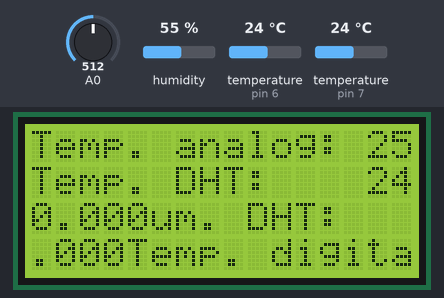
Bench run of a program on a simulated Arduino Uno, built with avr-gcc and run on an emulated ATmega328P. Shown: 16×4 character LCD. The test bench sets the inputs (shaded band); at power-on: temperature (sensors on pin 7, pin 6) 24 °C, A0 = 512, humidity 55 %.

Above: at 1.9 s.
2.0 s: temperature (sensor on pin 7) set to 12 °C
At 4.6 s:
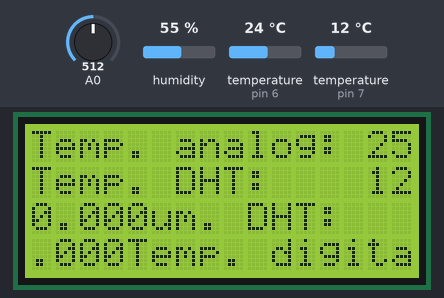
5.4 s: A0 set to 716
At 8.1 s:
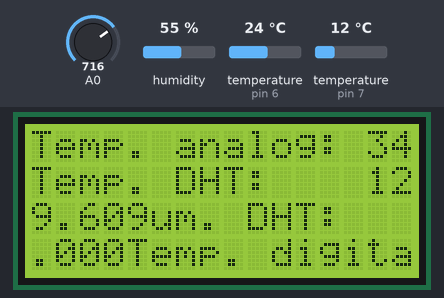
8.4 s: temperature (sensor on pin 7) set to 19 °C
11.4 s: A0 set to 992
At 13.9 s:
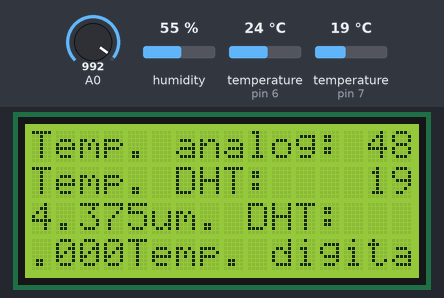
14.4 s: temperature (sensor on pin 7) set to 28 °C
At 16.2 s:
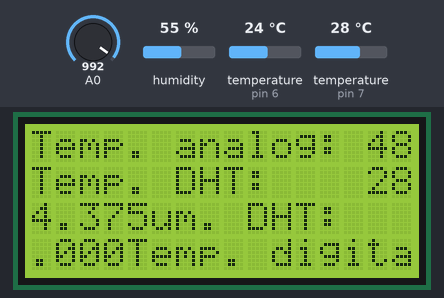
17.4 s: A0 set to 306
At 19.8 s:
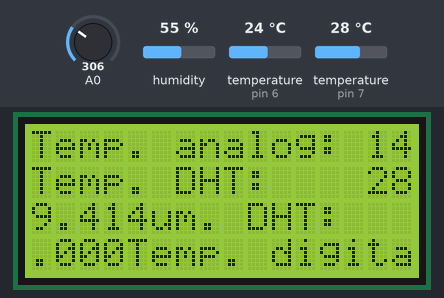
Timing chart, 0 to 21.3 s (numbered marks = the images above; inputs shaded):
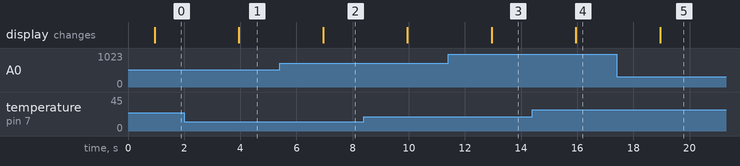

Measured:
- after the input at 2.0 s, the display: changes after 1.9 s (image 1)
- after the input at 5.4 s, the display: changes after 1.5 s (image 2)
- after the input at 11.4 s, the display: changes after 1.6 s (image 3)
- after the input at 14.4 s, the display: changes after 1.6 s (image 4)
- after the input at 17.4 s, the display: changes after 1.6 s (image 5)

The program:

main.cpp
```cpp
//LM35
#include <Arduino.h>
#include <Wire.h>
#include <LiquidCrystal_I2C.h>
#include <avr/io.h>
#include <stdlib.h>
#include <string.h>
#include <util/delay.h>
#include "DHT.h"
#include <OneWire.h>
#include <DallasTemperature.h>


#ifndef _BV
#define _BV(bit)        (1<<(bit))
#endif
#ifndef sbi
#define sbi(reg,bit)    reg |= (_BV(bit))
#endif

#ifndef cbi
#define cbi(reg,bit)    reg &= ~(_BV(bit))
#endif

#ifndef tbi
#define tbi(reg,bit)    reg ^= (_BV(bit))
#endif

// Data wire is plugged into port 2 on the Arduino
#define ONE_WIRE_BUS 6 //D8(Arduino) == PB0 (ATmega328P)

// Setup a oneWire instance to communicate with any OneWire devices (not just Maxim/Dallas temperature ICs)
OneWire oneWire(ONE_WIRE_BUS);

// Pass our oneWire reference to Dallas Temperature.
DallasTemperature sensors(&oneWire);


void ADC_init(){
  //-------------//
  //reference voltage - maximal voltage value
  sbi(ADMUX, REFS0); //AVcc (5V)

  //cbi(ADMUX,) //Analog Channel Selection (MUX[3:0] = 0000 -> A0)

  //F_ADC = F_CPU / prescaler (usually 128)
  sbi(ADCSRA, ADPS2); sbi(ADCSRA, ADPS1); sbi(ADCSRA, ADPS0);//128

  sbi(ADCSRA,ADEN);//enable ADC

}

uint16_t ADC_10bit() {
  //start conversion (ADSC = 1)
  sbi(ADCSRA,ADSC);

  // wait until end of conversion (ADSC = 0)
  while(bit_is_set(ADCSRA,ADSC));

  // returns result (10-bit from ADC register) (0-1023)
  return ADC;
}


void UART_init(){
    //uint16_t ubrr = 51; //USART Baud Rate Register (holds baud rate value) 51 -> 19200
    UBRR0H = 0; //UBRR is divided between two registers
    UBRR0L = 51;

    sbi(UCSR0C,UCSZ01);sbi(UCSR0C,UCSZ00); //8 bit data

    sbi(UCSR0B,TXEN0);//transmiterr enable

}

void uart_char(char c){
  while(bit_is_clear(UCSR0A, UDRE0)){}//if buffer is empty
  UDR0 =c; //buffer equals c

}

void uart_string(const char* str) {
    while (*str) {
        uart_char(*str++);
    }
}

LiquidCrystal_I2C lcd(0x27, 16, 4);
#define DHT11_PIN 7
#define DHTTYPE DHT11

int main() {
  init();
  UART_init();
  ADC_init();

  DHT dht(DHT11_PIN, DHTTYPE);
  dht.begin();
  sensors.begin();

  Wire.begin();

  lcd.init();
  lcd.backlight();

  lcd.clear();
  lcd.setCursor(0, 0);
  lcd.print("Temp. analog: ");

  lcd.setCursor(0, 1);
  lcd.print("Temp. DHT: ");

  lcd.setCursor(0, 2);
  lcd.print("Hum. DHT: ");

  lcd.setCursor(0, 3);
  lcd.print("Temp. digital: ");


	while(1){
    uint16_t adcValue = ADC_10bit();
    float temp_analog = adcValue * (5.0/1024.0)*100;

    float temp_dht = dht.readTemperature();
    float hum_dht = dht.readHumidity();

    sensors.requestTemperatures(); // Send the command to get temperatures
    //_delay_ms(750); // 12-bit resolution takes 750ms
    float temp_dig = sensors.getTempCByIndex(0);


    lcd.setCursor(14,0);
    lcd.print(temp_analog,3);
    lcd.setCursor(14,1);
    lcd.print(temp_dht,3);
    lcd.setCursor(14,2);
    lcd.print(hum_dht,3);
    lcd.setCursor(14,3);
    lcd.print(temp_dig,3);

    _delay_ms(200);

  }
}
```
